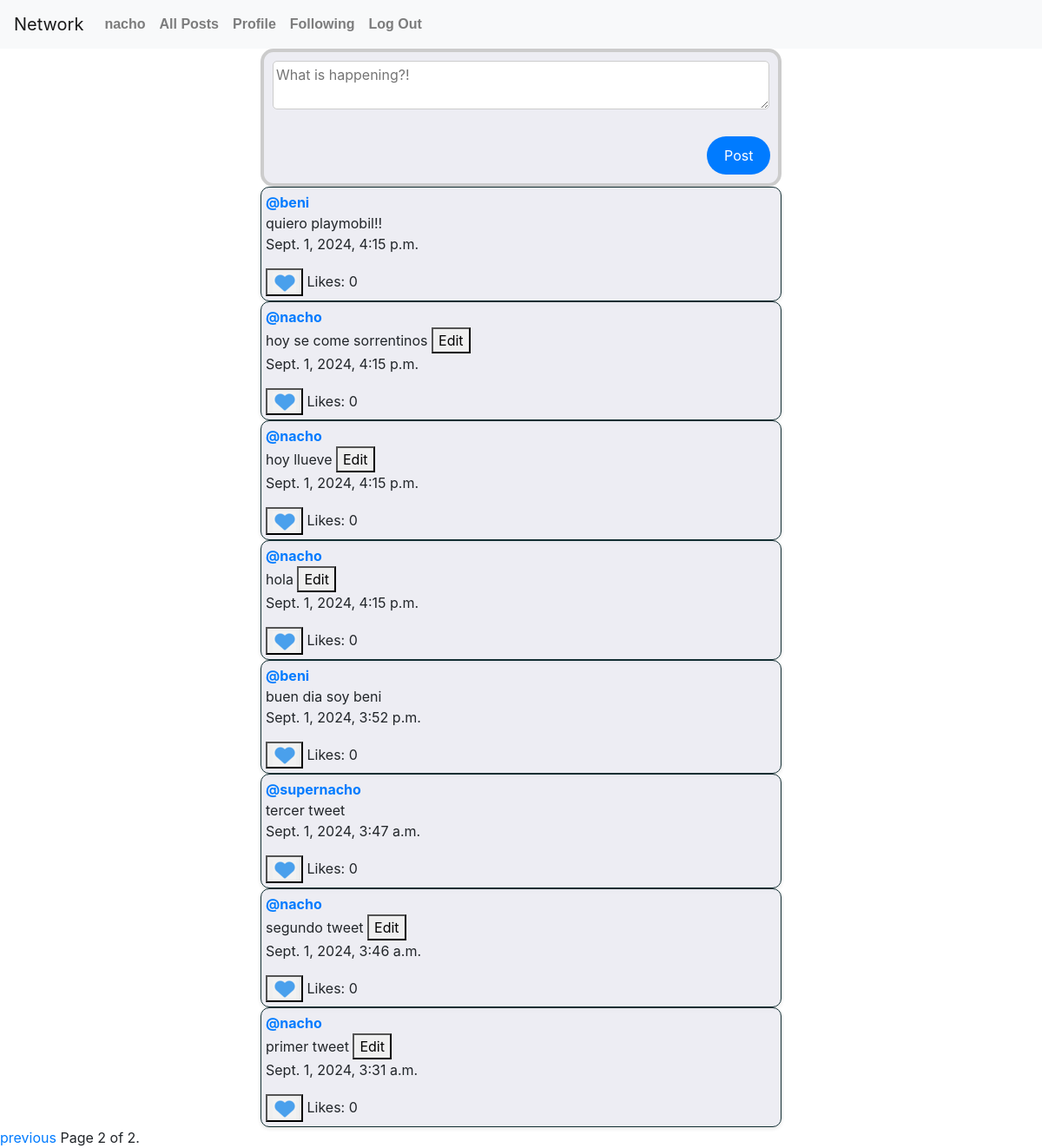
/?page=2 (signed in), run on the app's committed database.
### network/models.py (models this page shows)
class User(AbstractUser):
    following = models.ManyToManyField('self', symmetrical=False, blank=True, related_name="followers")

class Tweet(models.Model):
    content = models.TextField()
    users_liked = models.ManyToManyField(User, blank=True, related_name="liked_tweets")
    owner = models.ForeignKey(User, on_delete=models.CASCADE)
    timestamp = models.DateTimeField(auto_now_add=True)

### network/views.py (the view)
# urls.py: path("", views.index, name="index"),
def index(request):
    tweets = Tweet.objects.all().order_by('-timestamp')
    paginator = Paginator(tweets, 10)
    page_number = request.GET.get('page')
    tweets_page = paginator.get_page(page_number)
    return render(request, "network/index.html", {'tweets': tweets_page})

### network/templates/network/index.html (shortened to what this page needs)
{% extends "network/layout.html" %}
{% load static %}
{% block body %}
{% if user.is_authenticated %}
<div class="form-container">
  <form action="{% url 'create' %}" method="post">
      <textarea id="content" name="content" maxlength="255" required placeholder="What is happening?!"></textarea><br><br>
      <button type="submit" class="post-submit">Post</button>
      </div>
</div>
{% endif %}
{% for tweet in tweets %}
<div class="tweet" data-id="{{ tweet.id }}">
    <a  href="{% url 'profile' tweet.owner %}"><strong>@{{ tweet.owner }}</strong> </a>
    <div class="content">
      <span class="content-span"> {{ tweet.content }}</span>
      {% if tweet.owner.id == request.user.id %}
      <button  class="edit" data-info="{{tweet.content}}">Edit</button>
      {% endif %}
    </div>
    <p> {{ tweet.timestamp }}</p>
    <div class="like-count">
      {% if user.is_authenticated %}
      <button  class="like" ><img src="{% static 'network/heart.png' %}" alt="Like" ></button>
      {% endif %}
      <span>Likes: </span>
      <span class="like-count-value">{{tweet.users_liked.count}}</span>
    </div>
</div>
{% endfor %}
<div class="pagination">
    <span class="step-links">
      {% if tweets.has_previous %}
        <a href="?page={{ tweets.previous_page_number }}">previous</a>
      {% endif %}
      <span class="current">
        Page {{ tweets.number }} of {{ tweets.paginator.num_pages }}.
      </span>
    </span>
  </div>
{% endblock %}

### network/templates/network/layout.html (shortened to what this page needs)
{% load static %}
<!DOCTYPE html>
<html lang="en">
    <head>
        <link rel="stylesheet" href="https://stackpath.bootstrapcdn.com/bootstrap/4.4.1/css/bootstrap.min.css">
        <link href="{% static 'network/styles.css' %}" rel="stylesheet">
    </head>
    <body>
        <nav class="navbar navbar-expand-lg navbar-light bg-light">
            <a class="navbar-brand" href="#">Network</a>
            <div>
              <ul class="navbar-nav mr-auto">
                {% if user.is_authenticated %}
                    <li class="nav-item">
                        <a class="nav-link" href="#"><strong>{{ user.username }}</strong></a>
                    </li>
                {% endif %}
                <li class="nav-item">
                  <a class="nav-link" href="{% url 'index' %}">All Posts</a>
                </li>
                {% if user.is_authenticated %}
                    <li class="nav-item">
                        <a class="nav-link" href="{% url 'profile' request.user %}">Profile</a>
                    </li>
                    <li class="nav-item">
                        <a class="nav-link" href="{% url 'following' %}">Following</a>
                    </li>
                    <li class="nav-item">
                        <a class="nav-link" href="{% url 'logout' %}">Log Out</a>
                    </li>
                {% endif %}
              </ul>
            </div>
          </nav>
        <div class="body">
            {% block body %}
            {% endblock %}
    </body>
</html>

### network/static/network/styles.css (style rules this page uses)
.tweet { background-color: #e5e5eeab; border: 1px solid #132f33; padding: 5px; border-radius: 10px; box-shadow: 0 2px 4px rgba(0, 0, 0, 0.1); width: 100%; max-width: 600px; margin: 0 auto; }
.nav-link { font-family: sans-serif; font-weight: bold; font-size: 16px; }
.form-container { border: 4px solid #ccc; border-radius: 15px; padding: 10px; max-width: 600px; margin: 0 auto; background-color: #e5e5eeab;; width: 100%; }
.form-container textarea { margin-bottom: 1px; padding: 3px; border-radius: 5px; border: 1px solid #ccc; width: 100%; box-sizing: border-box; }
.post-submit { background-color: #007BFF; color: white; border: none; padding: 10px 20px; border-radius: 30px; font-size: 16px; cursor: pointer; transition: background-color 0.3s; justify-content: right; margin-left: 500px; }

### data on the page
User: username "nacho"
Tweet: owner "beni", content "quiero playmobil!!", timestamp "Sept. 1, 2024, 4:15 p.m.", users_liked.count "0"
Tweet: owner "nacho", content "hoy se come sorrentinos", timestamp "Sept. 1, 2024, 4:15 p.m.", users_liked.count "0"
Tweet: owner "nacho", content "hoy llueve", timestamp "Sept. 1, 2024, 4:15 p.m.", users_liked.count "0"
Tweet: owner "nacho", content "hola", timestamp "Sept. 1, 2024, 4:15 p.m.", users_liked.count "0"
Tweet: owner "beni", content "buen dia soy beni", timestamp "Sept. 1, 2024, 3:52 p.m.", users_liked.count "0"
Tweet: owner "supernacho", content "tercer tweet", timestamp "Sept. 1, 2024, 3:47 a.m.", users_liked.count "0"
Tweet: owner "nacho", content "segundo tweet", timestamp "Sept. 1, 2024, 3:46 a.m.", users_liked.count "0"
Tweet: owner "nacho", content "primer tweet", timestamp "Sept. 1, 2024, 3:31 a.m.", users_liked.count "0"

### other printed values
{{ tweets.number }} "2"
{{ tweets.paginator.num_pages }} "2"
